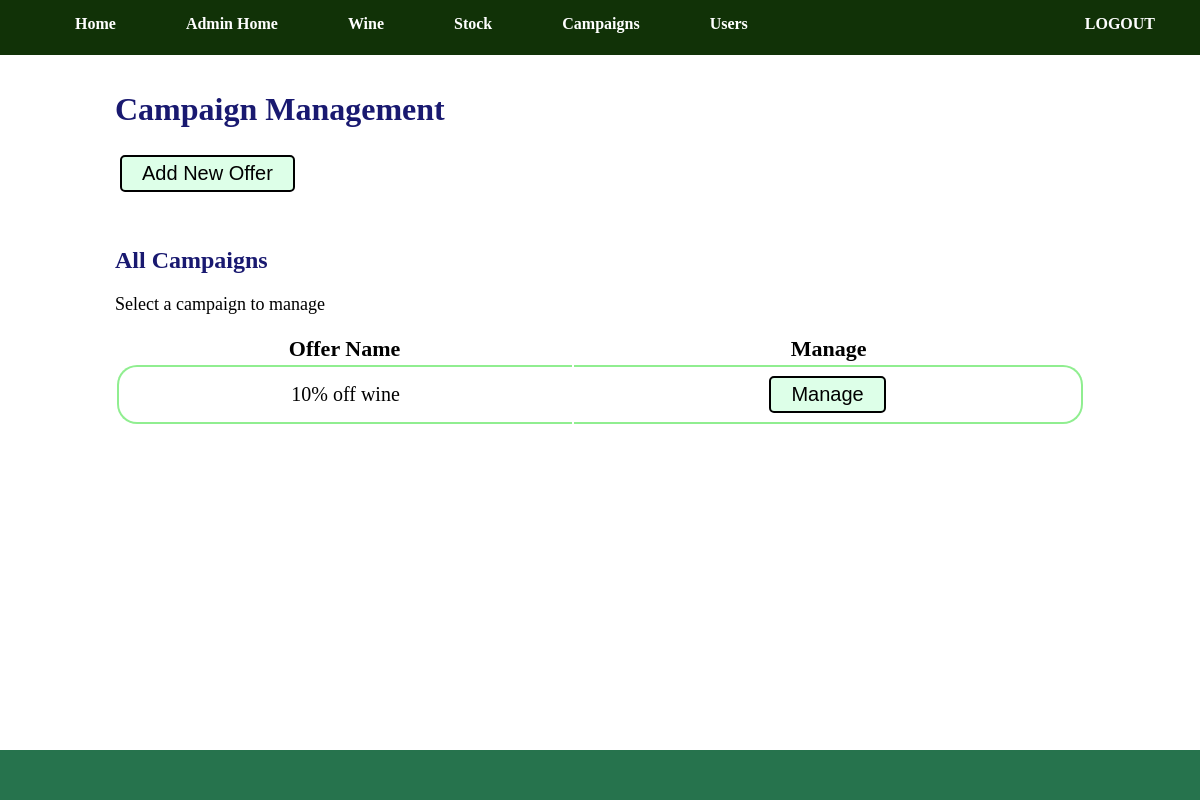
The page /admin/aCampaign.php (signed in) on the database as committed earlier.
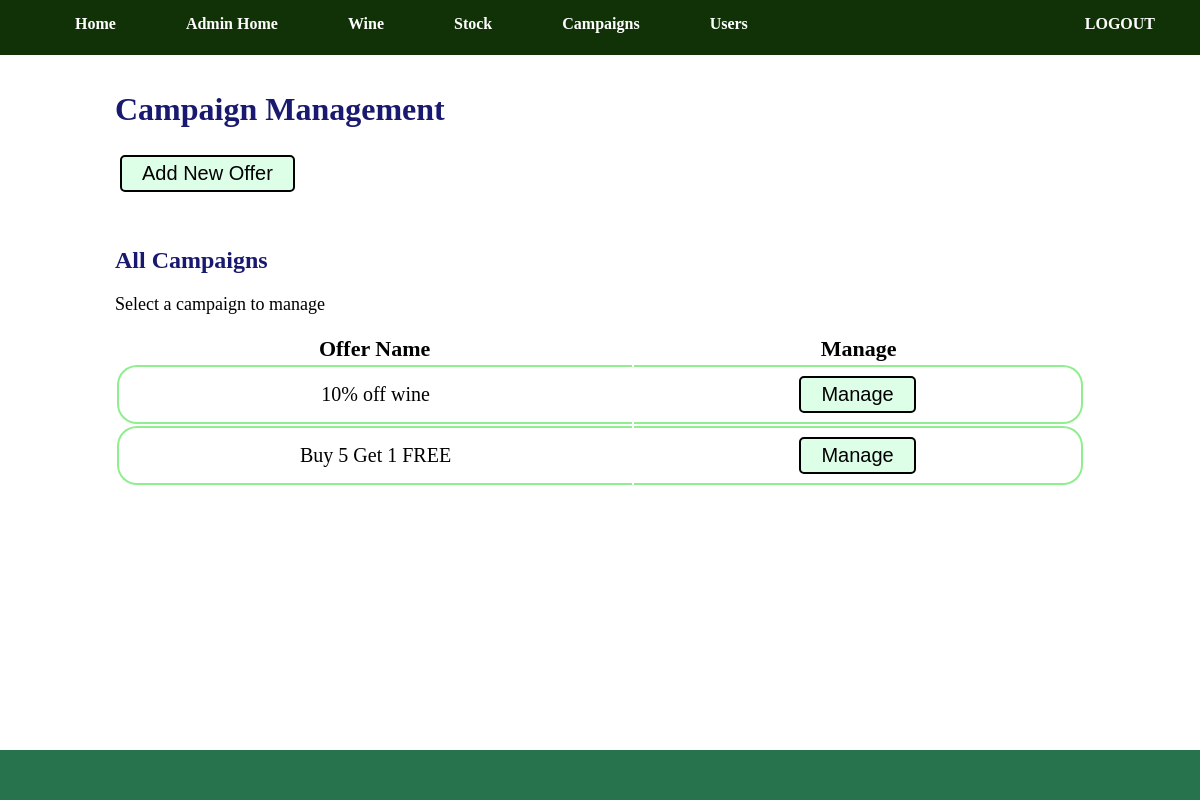
The same page on the database as committed later.
### tables this page shows
CREATE TABLE IF NOT EXISTS `campaign` (
  `campaign_id` int(11) NOT NULL,
  `offer_name` varchar(255) DEFAULT NULL,
  `asset_link` varchar(255) DEFAULT NULL,
  `alt_description` varchar(255) DEFAULT NULL
);

### admin/Database/db_access.php (called while the page is built, shortened)
<?php
class DbConnection {
    private $db_host = "localhost";
    private $db_user = "wine_user";
    private $db_name = "wine_app";
    private $db_pass = "paulNeve";
    protected $dbConn;
    public function __construct() {
        try {
            $this->dbConn = new PDO("mysql:host=$this->db_host;dbname=$this->db_name", $this->db_user, $this->db_pass);
            $this->dbConn->setAttribute(PDO::ATTR_ERRMODE, PDO::ERRMODE_EXCEPTION);
        } catch(PDOException $ex) {
            echo 'CONNECTION ERROR: ' . $ex->getMessage();
        }
    }
    public function getPdo() {
        return $this->dbConn;
    }
}
require_once ("../Database/db_Read.php");
$readObject = new ReadObject();
?>

### Database/db_Read.php (called while the page is built, shortened)
<?php
    class Read extends DbConnection {
        protected $pdo;
        public function __construct() {
            $this->pdo = $this->getPdo();
        }
        public function readQC($_q, $_c) {
            $statement = $this->pdo->prepare($_q);
            $statement->execute();
            $result = $statement->fetchAll(PDO::FETCH_CLASS, $_c);
            return $result;
        }
    }
    class ReadObject extends Read {
        function getAllCampaigns() {
            $q = "SELECT * FROM campaign";
            $c = 'Campaign';
            return $this->readQC($q, $c);
        }
    }
?>

### admin/Controllers/aCampaign_controller.php (called while the page is built, shortened)
<?php
require_once("Database/db_access.php");
require_once ("../Model/m_campaign.php");
    $accessCamp = $readObject->getAllCampaigns();
?>

### Model/m_campaign.php (called while the page is built, shortened)
<?php
    class Campaign {
        public function __get($name) {
            return $this->$name;
        }
    }
?>

### admin/aCampaign.php (the view, shortened to what this page needs)
<?php require_once ('Includes/header.php'); ?>
<?php require_once ('Controllers/aCampaign_controller.php'); ?>
    <div class="row">
        <div class="col-offset-lg-2 col-lg-8 col-offset-md-1 col-md-10 col-sm-12 formContent">
            <h1>Campaign Management</h1>
            <form method="get" action="aCampaign.php">
                <input type="submit" value="Add New Offer">
            </form>
        </div>
    </div>
    <div class="row">
        <div class="col-offset-lg-2 col-lg-8 col-offset-md-1 col-md-10 col-sm-12 formContent">
            <h2>All Campaigns</h2>
            <?php if ($accessCamp != null): ?>
            <p>Select a campaign to manage</p>
            <div class="tableData">
                <table>
                    <tr>
                        <th>Offer Name</th>
                        <th>Manage</th>
                    </tr>
            <?php endif; ?>
            <?php foreach ($accessCamp as $camp): ?>
                <tr>
                    <td><?= $camp->offer_name ?></td>
                    <td>
                        <form method="get" action="aCampaign.php">
                            <input type="submit" value="Manage">
                        </form>
                    </td>
                </tr>
            <?php endforeach; ?>
                </table>
            </div>
        </div>
    </div>
<?php require_once ('Includes/footer.php'); ?>

Rows that differ between the two databases and show on the page:
added campaign: offer_name "Buy 5 Get 1 FREE"
